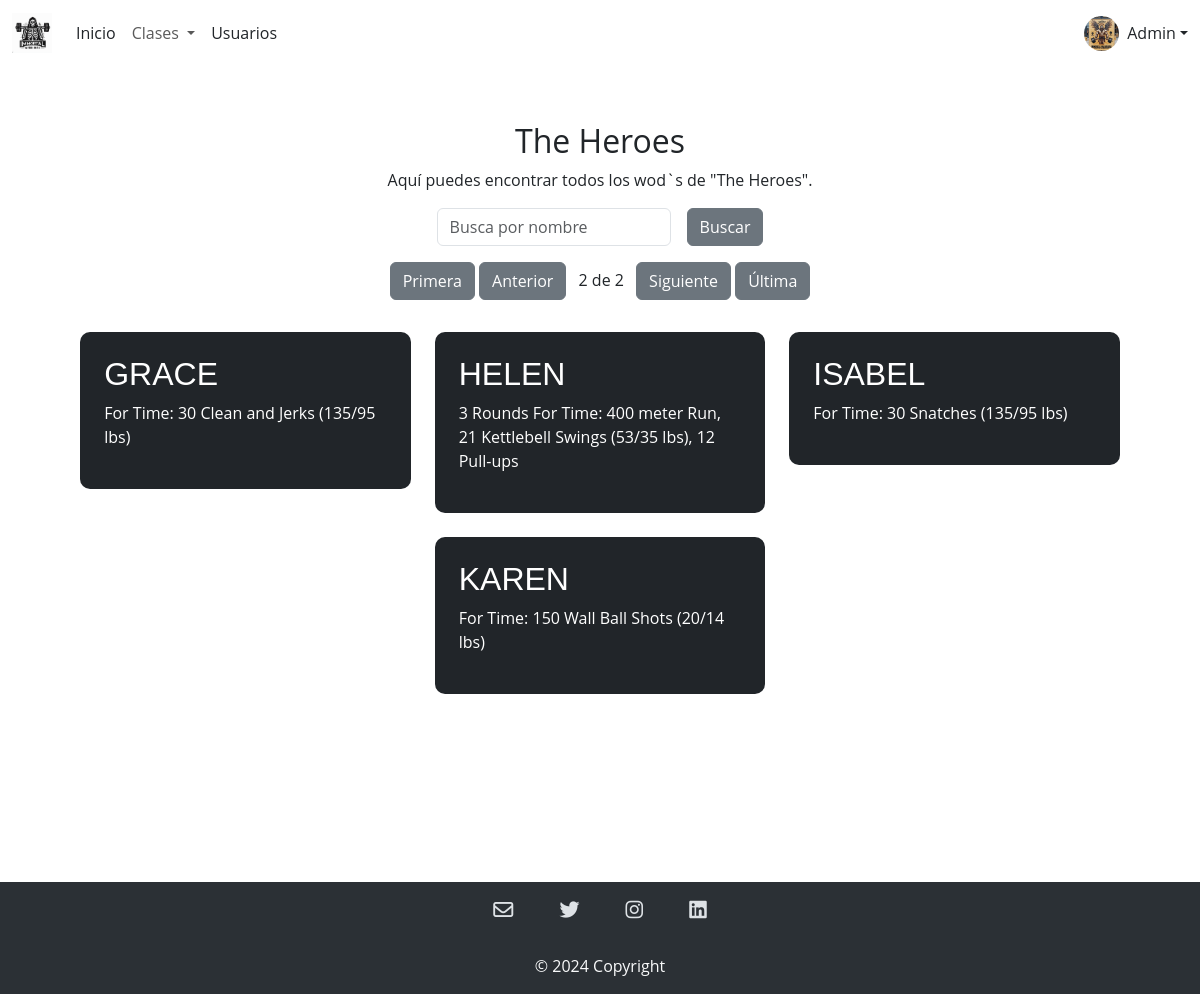
Page /admin/theGirls.php?pagina=2 on the committed database.
### tables this page shows
CREATE TABLE `wods` (
  `ID_Wods` int(11) NOT NULL,
  `Nombre` varchar(255) NOT NULL,
  `Descripcion` varchar(255) NOT NULL,
  `Tipo` enum('The Girls','The Heroes','Programas','Distancias','Desafios','Qualifiers') NOT NULL
);

### admin/theGirls.php (the view, shortened to what this page needs)
<?php
include '../modulos/headerAdmin.php';
?>
<?php
include '../CRUD/conexion.php';
$resultados_por_pagina = 6;
$sql_total = "SELECT COUNT(*) as total FROM wods WHERE tipo = 'The Girls'";
$result_total = $conexion->query($sql_total);
$row_total = $result_total->fetch_assoc();
$total_resultados = $row_total['total'];
$total_paginas = ceil($total_resultados / $resultados_por_pagina);
$pagina_actual = isset($_GET['pagina']) ? $_GET['pagina'] : 1;
$inicio = ($pagina_actual - 1) * $resultados_por_pagina;
$sql_pagina = "SELECT * FROM wods WHERE tipo = 'The Girls' LIMIT $inicio, $resultados_por_pagina";
$result_pagina = $conexion->query($sql_pagina);
?>
<section class="general bg-white my-2">
    <div class="container mt-5">
        <h2 class="text-center">The Heroes</h2>
        <div class="text-center">
            <p>Aquí puedes encontrar todos los wod`s de "The Heroes".</p>
        </div>
        <div id="data-table-basic_filter" class="d-flex justify-content-center gap-3">
            <label class="text-center">
                <input type="search" class="form-control" id="inputBusqueda" placeholder="Busca por nombre" aria-controls="data-table-basic">
            </label>
            <button class="btn btn-secondary ml-3">Buscar</button>
        </div>
        <div id="pagination" class="text-center m-3 ">
            <?php if ($total_paginas > 1) : ?>
                <a href="?pagina=1" class="btn btn-secondary">Primera</a>
                <a href="?pagina=<?php echo $pagina_actual > 1 ? $pagina_actual - 1 : 1; ?>" class="btn btn-secondary">Anterior</a>
                <span class="mx-2"><?php echo $pagina_actual; ?> de <?php echo $total_paginas; ?></span>
                <a href="?pagina=<?php echo $pagina_actual < $total_paginas ? $pagina_actual + 1 : $total_paginas; ?>" class="btn btn-secondary">Siguiente</a>
                <a href="?pagina=<?php echo $total_paginas; ?>" class="btn btn-secondary">Última</a>
            <?php endif; ?>
        </div>
        <div class="row p-3" id="wodContainer">
            <?php
            if ($result_pagina->num_rows > 0) {
                while ($wod = $result_pagina->fetch_assoc()) {
            ?>
                    <div class="cuadro-wod col-md-6 col-lg-4  mb-4">
                        <div class="p-4 bg-dark">
                            <h4 class="titulo-wods"><?php echo $wod['Nombre']; ?></h4>
                            <p><?php echo $wod['Descripcion']; ?></p>
                        </div>
                    </div>
            <?php
                }
            } else {
                echo "No se encontraron wods.";
            }
            ?>
        </div>
    </div>
</section>
<?php
include '../modulos/footer.php';
?>

### css/style.css (style rules this page uses)
* { font-family: 'Open Sans', sans-serif; }
body { background-color: #ffffff; }
.row { display: flex; justify-content: center; }
.container { justify-content: center; align-content: center; }
.p-4 { border-radius: 10px; }
.titulo-wods { font-family: 'Noto Sans JP', sans-serif; text-transform: uppercase; font-size: 2rem; line-height: normal; }
.cuadro-wod { color:white; width: 32%; height: 20%; }
.general { min-height: 100vh; }

### rows in the picture
wods: Nombre "GRACE", Descripcion "For Time: 30 Clean and Jerks (135/95 lbs)"
wods: Nombre "HELEN", Descripcion "3 Rounds For Time: 400 meter Run, 21 Kettlebell Swings (53/35 lbs), 12 Pull-ups"
wods: Nombre "ISABEL", Descripcion "For Time: 30 Snatches (135/95 lbs)"
wods: Nombre "KAREN", Descripcion "For Time: 150 Wall Ball Shots (20/14 lbs)"

### other values in the picture
$pagina_actual "2"
$total_paginas "2"
